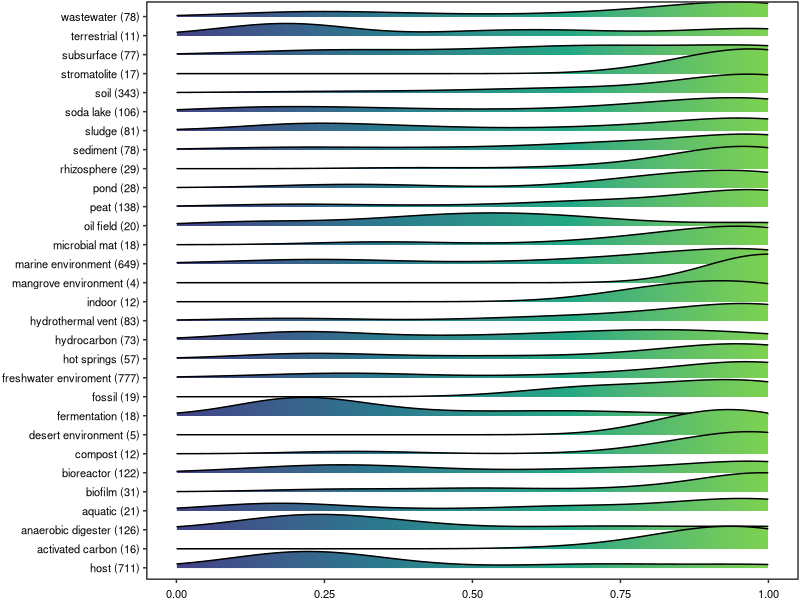

The R script that drew this image:

# coding: utf-8
# email: qfsfdxlqy@163.com
# Github: https://github.com/2015qyliang

############################################################################

library(ggplot2)
library(ggridges)

############################################################################

cmpheme = read.table('04-filtSummary.txt', header = T, sep = '\t')
isotype = readLines('05-isoType.txt')
envs = table(cmpheme$ENV)
isotype = intersect(isotype, names(envs))
cmpheme$ENV = factor(cmpheme$ENV, 
                       levels = isotype,
                       labels = paste0(names(envs[isotype]), ' (',envs[isotype],')'))

hemeplot = ggplot(cmpheme, aes(x = Heme, y = ENV)) + 
  geom_density_ridges_gradient(aes(fill = ..x.., scale = 1.5), size = 0.1) + 
  scale_x_continuous(limits = c(0, 1)) +  
  scale_fill_viridis_c(option = "D") + 
  scale_y_discrete(position = "left") + 
  theme_bw()+
  theme(plot.margin=unit(c(0.5, 0.5, 0.5, 0.5),'mm'),
        panel.background = element_rect(fill="white", color="black", size = 0),
        panel.grid = element_blank(),
        axis.title = element_blank(),
        legend.position = 'none', 
        axis.text.x = element_text(size = 8, colour = 'black',hjust = 0.5, vjust = 0),
        axis.text.y = element_text(size = 8, colour = 'black',hjust = 1, vjust = 0.5))


ggsave('07-IsolationRidges.pdf', hemeplot, width = 3.5, height = 4.3, units = 'in') 
